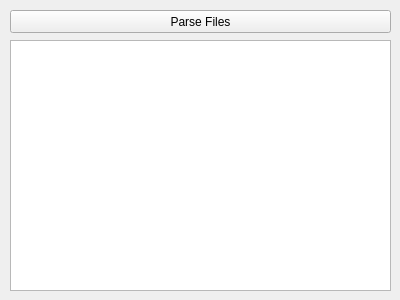
<?xml version="1.0" encoding="UTF-8"?>
<ui version="4.0">
 <class>TileGen</class>
 <widget class="QMainWindow" name="TileGen">
  <property name="geometry">
   <rect>
    <x>0</x>
    <y>0</y>
    <width>400</width>
    <height>300</height>
   </rect>
  </property>
  <property name="minimumSize">
   <size>
    <width>400</width>
    <height>300</height>
   </size>
  </property>
  <property name="maximumSize">
   <size>
    <width>400</width>
    <height>300</height>
   </size>
  </property>
  <property name="windowTitle">
   <string>TileGen</string>
  </property>
  <widget class="QWidget" name="centralWidget">
   <widget class="QPlainTextEdit" name="pteOut">
    <property name="enabled">
     <bool>true</bool>
    </property>
    <property name="geometry">
     <rect>
      <x>10</x>
      <y>40</y>
      <width>381</width>
      <height>251</height>
     </rect>
    </property>
    <property name="acceptDrops">
     <bool>true</bool>
    </property>
    <property name="readOnly">
     <bool>true</bool>
    </property>
   </widget>
   <widget class="QPushButton" name="btnParse">
    <property name="geometry">
     <rect>
      <x>10</x>
      <y>10</y>
      <width>381</width>
      <height>23</height>
     </rect>
    </property>
    <property name="text">
     <string>Parse Files</string>
    </property>
   </widget>
  </widget>
 </widget>
 <layoutdefault spacing="6" margin="11"/>
 <resources/>
 <connections/>
</ui>
